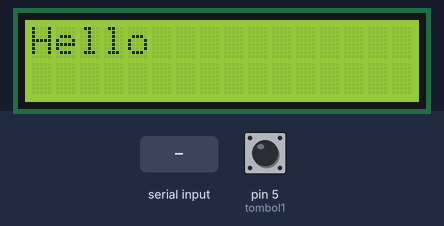
A sketch run on a simulated Arduino Uno, built with avr-gcc and run on an emulated ATmega328P. Shown: 16×2 character LCD. The inputs (shaded band) are chosen by the test bench; at power-on: pin 5 (tombol1) HIGH.

Above: at 1.3 s.
1.4 s: "1" received over Serial
At 1.8 s:
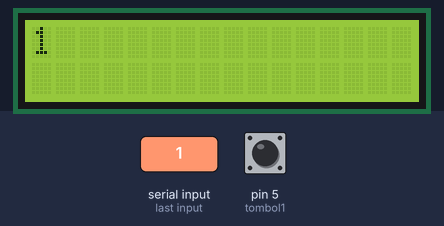
3.0 s: pin 5 (tombol1) pulled LOW for 0.15 s
At 5.6 s:
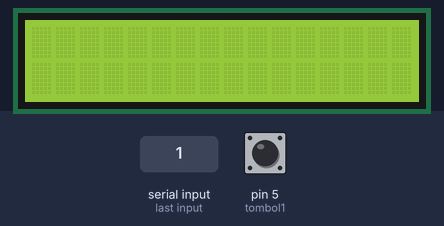
Timing chart, 0 to 7.1 s (numbered marks = the images above; inputs shaded):
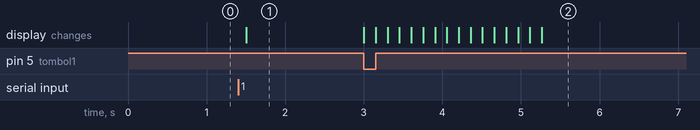

Measured:
- after the input at 1.4 s, the display: changes after 0.11 s (image 1)
- after the input at 3.0 s, the display: first changes at once (image 2 shows a later state)

The sketch:

PushButtonSerialText.ino
```cpp
#include <LiquidCrystal_I2C.h>
LiquidCrystal_I2C lcd(0x27, 16, 2);  // set the LCD address to 0x3F for a 16 chars and 2 line display
int tombol1 = 5;

void setup() {
  pinMode(tombol1, INPUT);
  lcd.backlight();
  lcd.init();
  lcd.begin(16, 2);
  Serial.begin(9600);
  lcd.print("Hello");
}
void loop() {
  if (Serial.available()) {
    delay(100);
    lcd.clear();
    while (Serial.available() > 0) {
      lcd.write(Serial.read());
    }
  }
  if (digitalRead(tombol1) == LOW) {
      for (int positionCounter = 0;
           positionCounter < 25;
           positionCounter++) {
        lcd.scrollDisplayRight();
        delay(150);
      }
}
}
```
